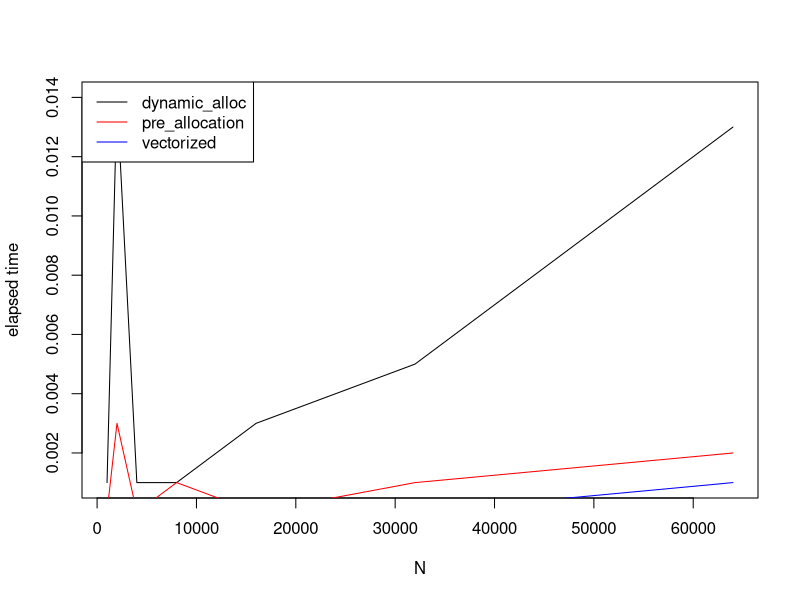
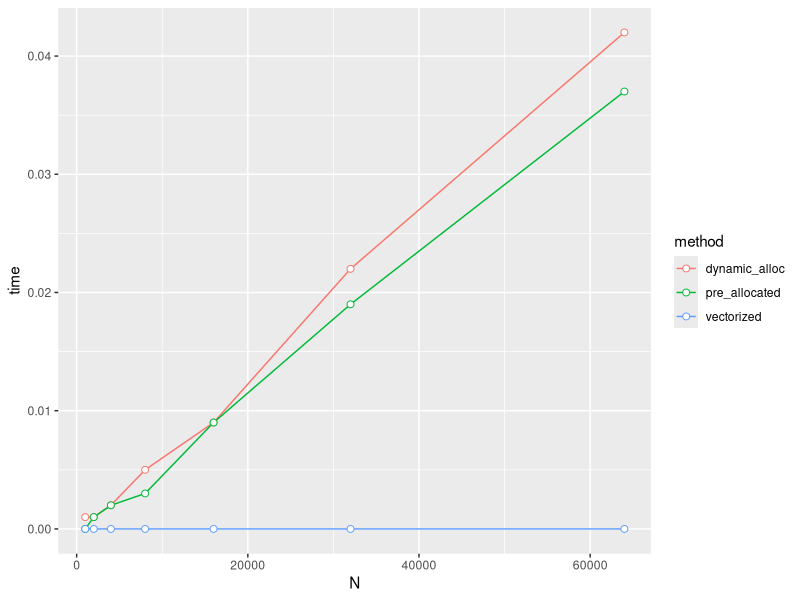

Reproduce these figures in R, in order.
N <- 50000

y <- numeric()
system.time({
	for (i in 1:N) y[i] <- i^2
})

z <- numeric(N)
system.time({
	for (i in 1:N) z[i] <- i^2
})

system.time({
	x <- 1:N
	w <- x^2
})

dynamic_alloc <- function(N){
	y <- double()
	for (i in 1:N)
		y[i] <- i^2
	y
}

pre_allocated <- function(N){
	y <- double(N)	# we know how big the output vector needs to be
	for (i in 1:N)
		y[i] <- i^2
	y
}

vectorized <- function(N) (1:N)^2

get_time <- function(param, fun)
	system.time( fun(param) )['elapsed']

vector_length <- 1000 * 2^(0:6)
timing_results <- data.frame(
	N = vector_length,
	dynamic_alloc = sapply(vector_length, get_time, dynamic_alloc),
	pre_allocated = sapply(vector_length, get_time, pre_allocated),
	vectorized    = sapply(vector_length, get_time, vectorized)
)

# plot using base graphics
with(timing_results, {
	plot(N, dynamic_alloc, type='l', ylab="elapsed time")
	lines(N, pre_allocated, col="red")
	lines(N, vectorized, col="blue")
	legend("topleft", lty=1, col=c("black", "red", "blue"), legend=c("dynamic_alloc", "pre_allocation", "vectorized") )
})

#####################################################################

# Even more functional approach

# put the functions in a named vector

squaring_functions <- c(
	dynamic_alloc = function(N){
		y <- double()
		for (i in 1:N)
			y[i] <- i^2
		y
	},

	pre_allocated = function(N){
		y <- double(N)
		for (i in 1:N)
			y[i] <- i^2
		y
	},

	vectorized = function(N) (1:N)^2
)

vector_length <- 1000 * 2^(0:6)

timing_results <- data.frame( 
	N = vector_length, 
	lapply(squaring_functions, function(f){
		sapply(vector_length, function(vl)
			system.time( f(vl) )['elapsed'])
	})
)

# Plot the results

# reformat the data into keys and values
library("tidyr")	# instead of reshape2::melt
mdf <- gather(timing_results, key="method", value="time", -N)

library("ggplot2")
ggplot(data=mdf, aes(x=N, y=time, group=method, colour=method) ) + 
	geom_line() + geom_point( size=2, shape=21, fill="white" )

# note that plotting N vs sqrt(time) gives a fairly straight line
